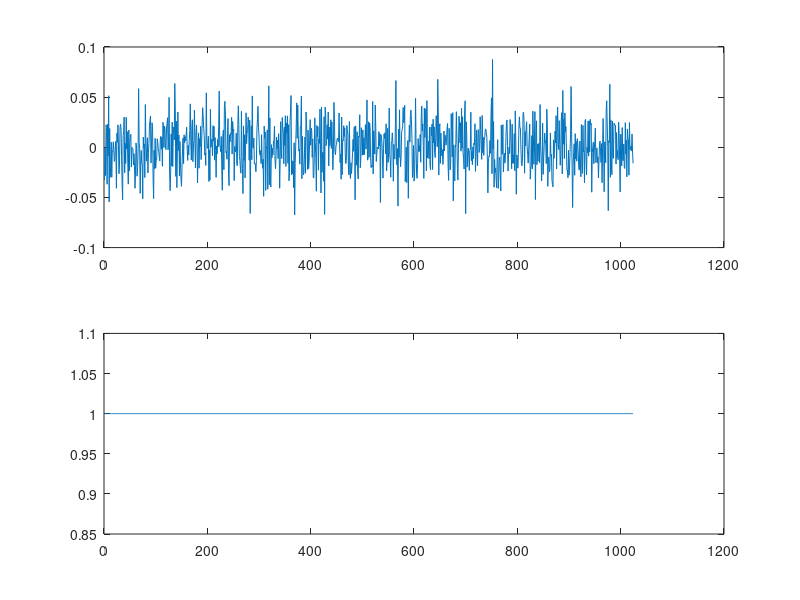

Source code (MATLAB):
% Generates a signal from white noise spectra, or vice versa
% By Mark Ebden
% Note the spectrum of white noise is: constant magnitude uniformly
% for all frequencies, but phase can be anything from 0 to 2 pi 

if 1==1,
    % A. In normalised frequency
	N = 1024;
	if 1==1,
      Xk_amp = ones(N,1);
      Xk_phase = rand(N,1)*2*pi;
      Xk = Xk_amp.*exp(i*Xk_phase);
      xn = ifft(Xk,N);
	else
      xn = rand(N,1)-0.5;
      Xk = fft(xn,N);
	end
	figure; subplot (2,1,1); plot(real(xn));
	subplot (2,1,2); plot(abs(Xk));

else
	% B. This took A to the next level
    % Assume a given sampling frequency; plus, no longer white necessarily
	N = 1024; Fs = 3;
	t = 1/Fs:1/Fs:N/Fs;
	freq = (0:N-1)/N*Fs;
	if 1==1,
      Xk_amp = zeros(N,1);
      Xk_amp(round(0.09/Fs*N):round(0.11/Fs*N)) = 1;
      Xk_phase = rand(N,1)*2*pi;
      Xk = Xk_amp.*exp(i*Xk_phase);
      xn = ifft(Xk,N);
	else
      xn = rand(N,1)-0.5;
      Xk = fft(xn,N);
	end
	figure; subplot (2,1,1); plot(t,real(xn),'.-');
	subplot (2,1,2); plot(freq,abs(Xk),'.-');

end